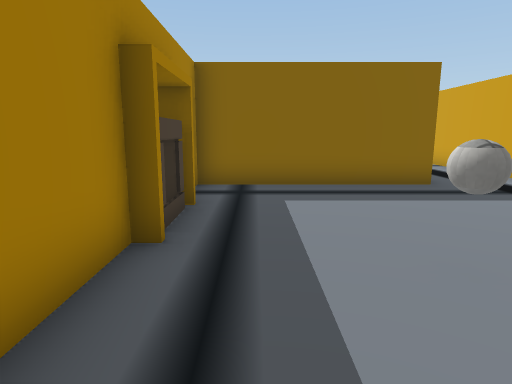
View 1 (above)

23 first-person views from a walk through a scene from a Unity 3-D project. The camera is 1.3 m above the floor, tilts 10° down and sees 75° across. The floor is counted in squares, 1 m on a side. Each view is taken from the middle of a square. On the plan, view 1 faces up. The plan holds only what a view shows up to about 14 squares ahead; the rest is blank. The place goes on beyond the plan. The player character is not drawn. Some animated figures are left out. Door leaves are left out, so doorways stand open. Some surface patterns are stand-ins.

View 2
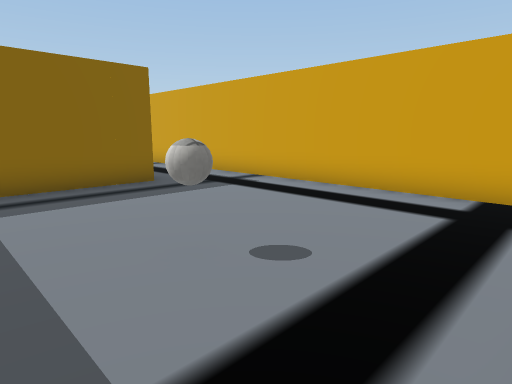

View 3
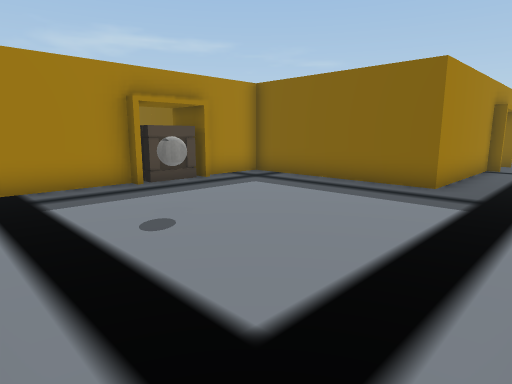

View 4
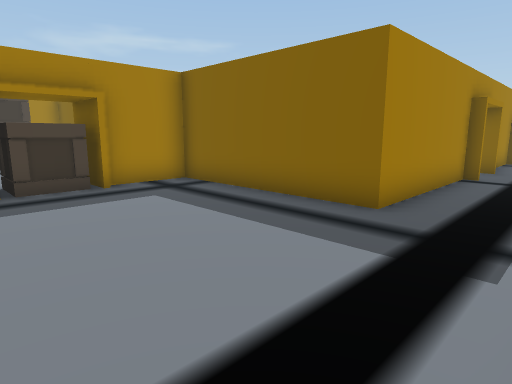

View 5
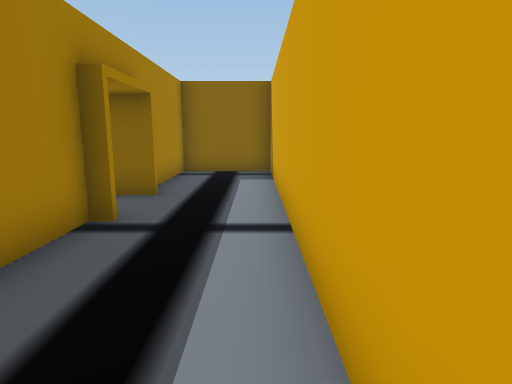

View 6
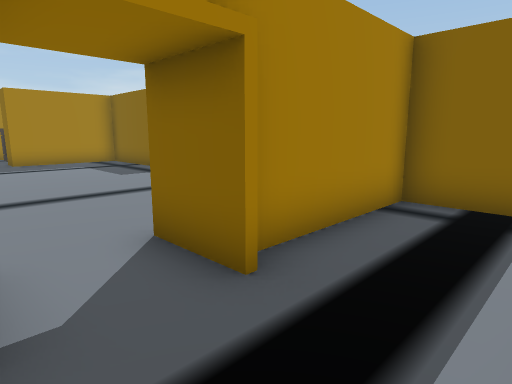

View 7
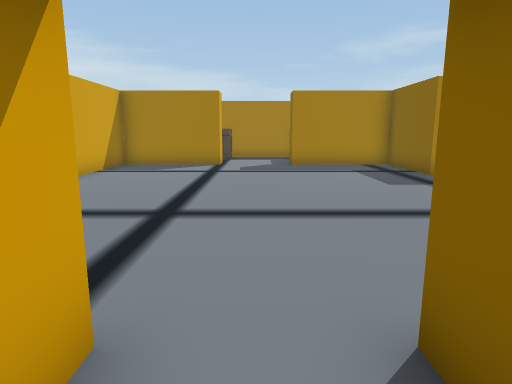

View 8
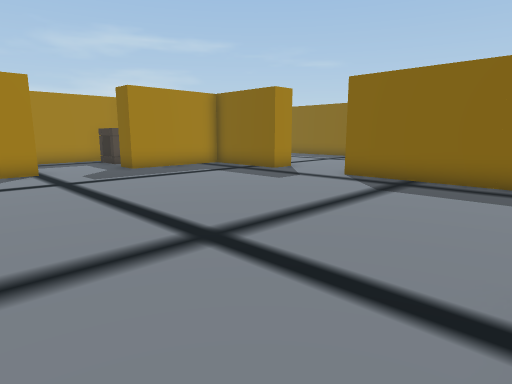

View 9
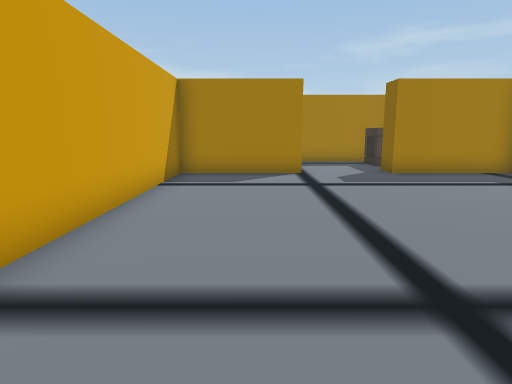

View 10
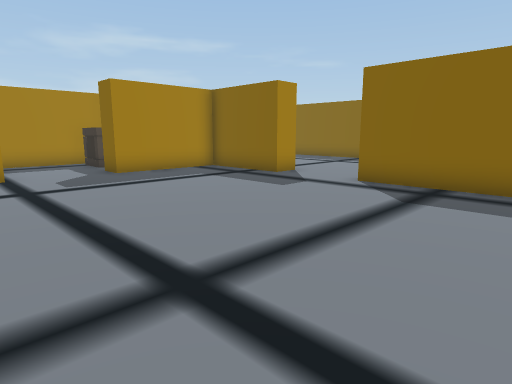

View 11
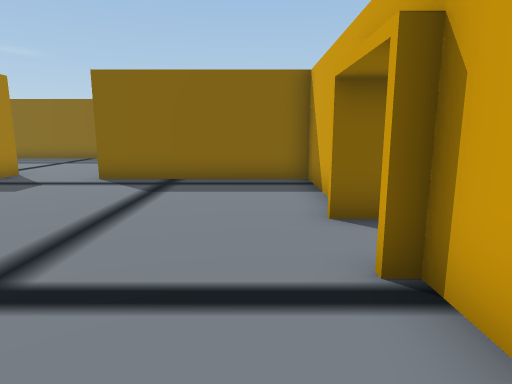

View 12
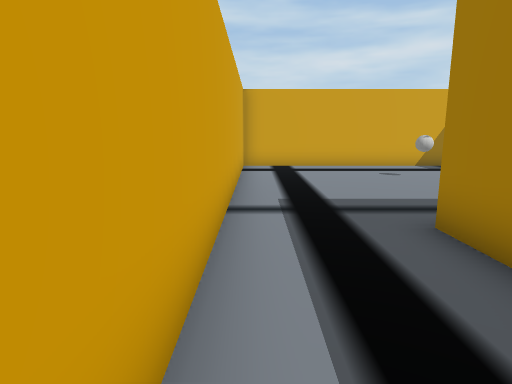

View 13
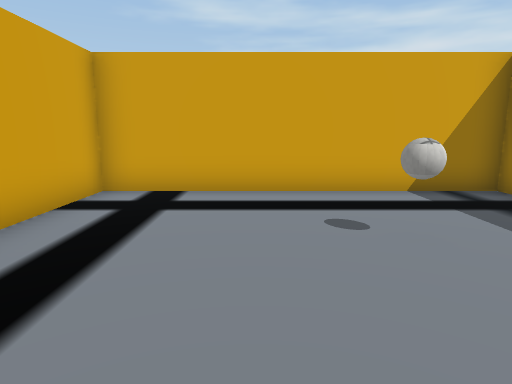

View 14
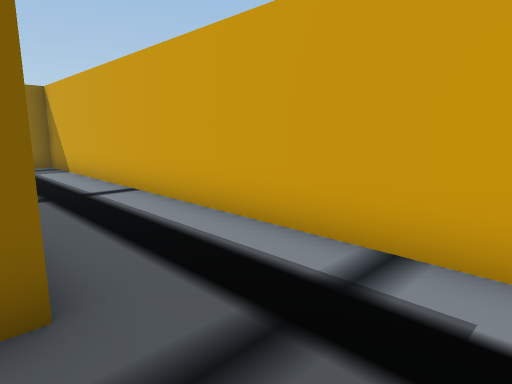

View 15
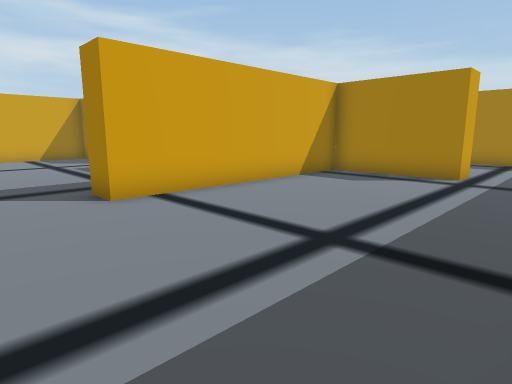

View 16
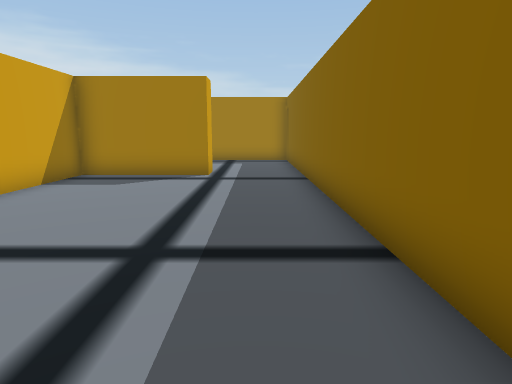

View 17
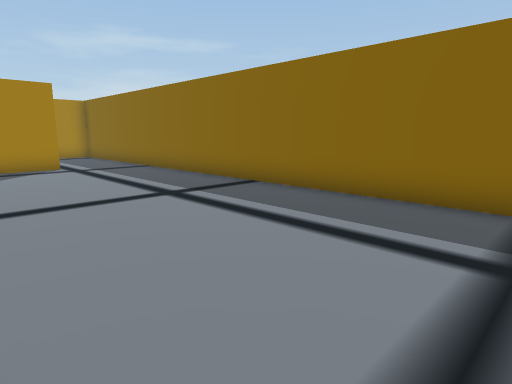

View 18
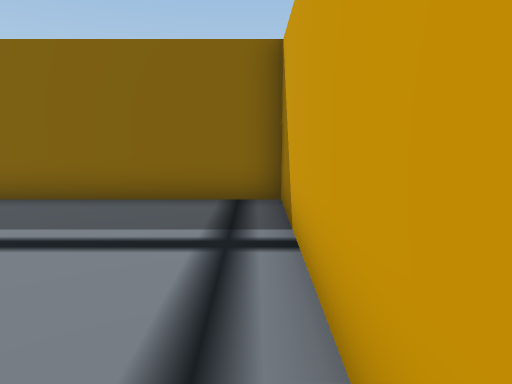

View 19
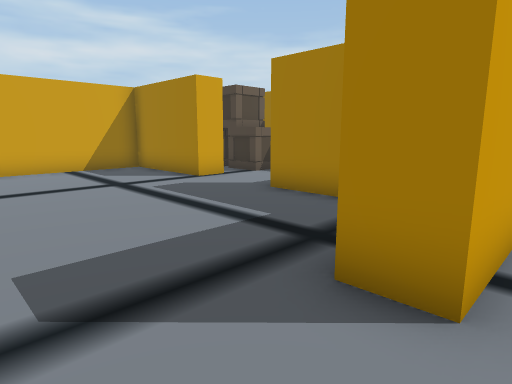

View 20
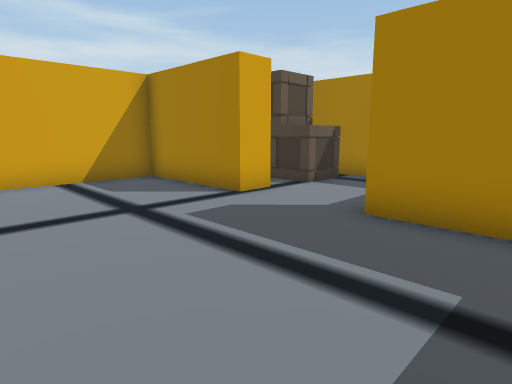

View 21
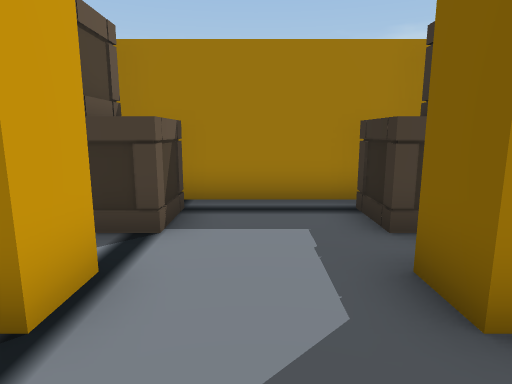

View 22
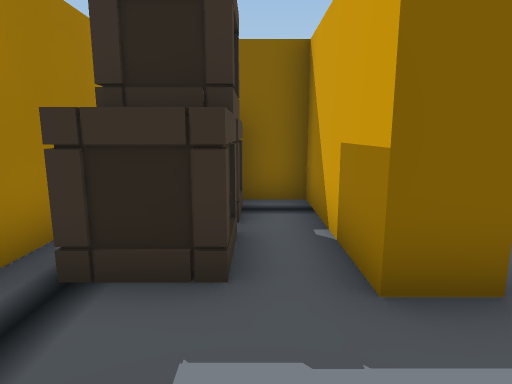

View 23
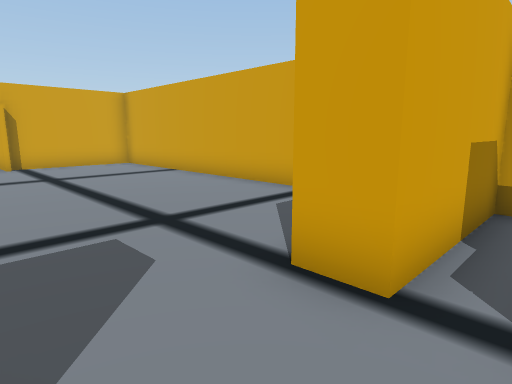

### Floor plan
Key: @ floor where view 1 was taken; # wall or solid block; . floor; D open door; B ball; C crate.
Columns run from 20 left of view 1 to 8 right of it. Each row starts with its distance up from view 1.
 29    ###################
 28    ...D..............#
 27    ...D..............#
 26 #.....D..............#
 25 #.....#..............#
 24 #     #..............#
 23       #............. #
 22       #............ .#
 21       #########DDD###########
 20       #  C##............#...#
 19       #  C##............#...#
 18       ######............#...#
 17       #CCC##............#...#
 16       #...DD............D...#
 15       #...DD............D...#
 14       #.C.DD............D...#
 13       #C C##............#...#
 12       #  C##............#...#
 11        #####............#...#
 10        CCC##............#...#
  9           ###############...#
  8                   #.........#
  7                   #.........#
  6                   ##........#
  5                   ##........#
  4                   ##........#
  3                   #...B.....#
  2                   #.........#
  1                   #.........#
  0                   #.@.......#
 -1                   ###########

Positions as (right, up) in squares from view 1, and headings:
1: (0, 0), facing up
2: (0, 0), facing up-right
3: (7, 0), facing up-left
4: (7, 3), facing up-left
5: (7, 9), facing up
6: (7, 14), facing up-left
7: (5, 15), facing left
8: (3, 11), facing up-left
9: (2, 12), facing left
10: (2, 12), facing up-left
11: (2, 11), facing up
12: (7, 13), facing down
13: (4, 7), facing down
14: (4, 6), facing up-right
15: (-3, 28), facing down-left
16: (-3, 27), facing left
17: (0, 22), facing up-left
18: (0, 22), facing up
19: (-3, 22), facing down-left
20: (-4, 19), facing down-left
21: (-7, 15), facing left
22: (-11, 14), facing up
23: (-11, 16), facing down-right
